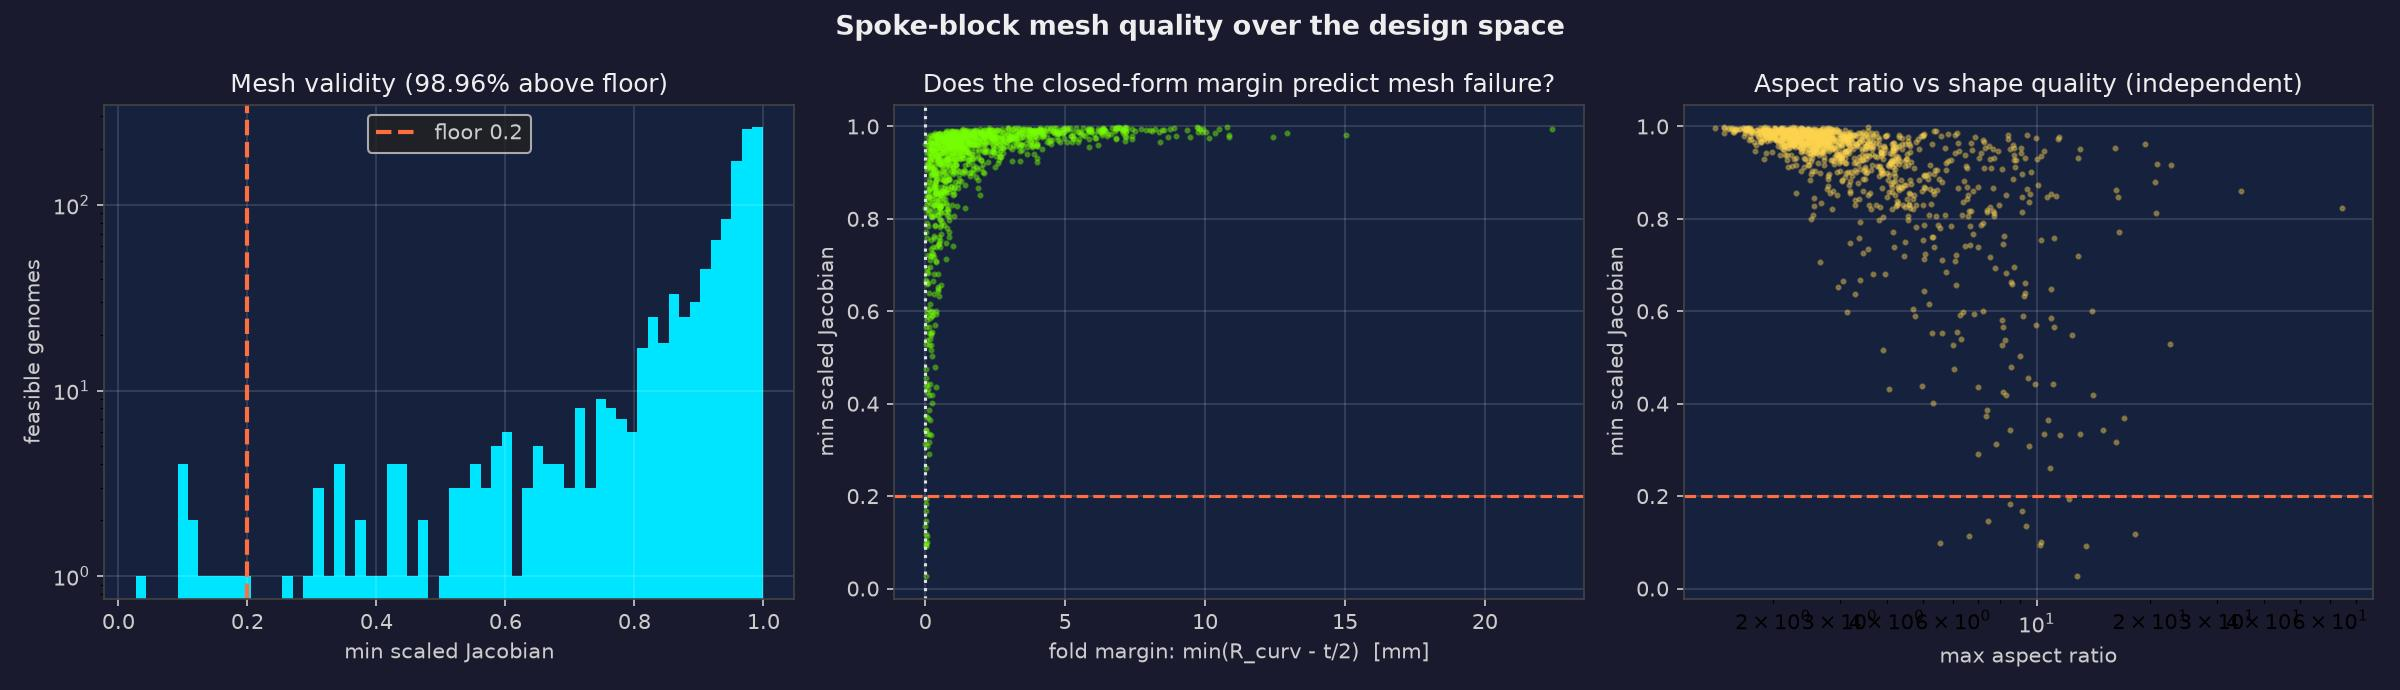

Source code (Python):
"""
=============================================================================
  STUDY — MESH QUALITY ACROSS THE DESIGN SPACE          (M2 gate)
=============================================================================
Runs BEFORE the FE solver exists, on purpose.

A mesh that inverts for some genomes does not announce itself: the solve still returns
numbers, the optimizer still descends, and the answer is quietly wrong in a region of
the design space nobody looked at.  The optimizer will then find that region, because
a negative-Jacobian element contributes negative stiffness and looks like free
compliance.  So the acceptance criterion is fixed in advance:

    > 98 % of the FEASIBLE design space must have minimum scaled Jacobian > 0.2

WHAT "FEASIBLE" HAS TO MEAN, AND WHY THAT IS THE FINDING
--------------------------------------------------------
Two definitions are reported side by side, because which one is right is the question
this study answers rather than assumes:

  `feasible_geom`  what `evaluate_design` already enforces — x-ordering and hub
                   crowding (wheel_fea.py:550).
  `meshable`       that, plus a positive fold margin: min(R_curvature - t/2) > 0.

Under the first definition the gate fails outright — roughly half of the genomes the
existing constraints admit have inverted elements.  That is not a meshing defect: the
offset band genuinely turns inside out when the outward offset passes the centre of
curvature, and the mesh is faithfully reporting it.  The existing constraint set is
simply incomplete, and `wheel_fea`'s `smoothness` term was only ever an indirect proxy
for the missing one (wheel_fea.py:596-598 says as much).

So the study also measures whether the closed-form margin PREDICTS inversion.  If it
does, the optimizer can be kept out of the folded region by an analytic barrier costing
one curvature evaluation, with no mesh in the loop — which is the cheapest possible
form of the fix.

    .venv-opt/bin/python study_mesh_quality.py --samples 2000

Writes `study_mesh_quality.json` and, with matplotlib available, a diagnostic figure.
=============================================================================
"""

import argparse
import json
import os
import time

import numpy as np

import wheel_fea as W
import wheel_genome as GN
import wheel_mesh as M

HERE = os.path.dirname(os.path.abspath(__file__))

MIN_SJ_ACCEPT = 0.2          # scaled-Jacobian floor for a usable element
ACCEPT_FRACTION = 0.98       # of the feasible space


def latin_hypercube(n, low, high, seed=0):
    """Stratified sample of the gene box.

    Latin hypercube rather than uniform: with 14 dimensions and only a couple of
    thousand samples, plain uniform sampling leaves large unvisited slabs in every
    single coordinate, which is exactly where an untested genome would come from.
    """
    try:
        from scipy.stats import qmc
        u = qmc.LatinHypercube(d=len(low), seed=seed).random(n)
    except ImportError:                                    # pragma: no cover
        rng = np.random.default_rng(seed)
        u = (rng.permuted(np.tile(np.arange(n), (len(low), 1)), axis=1).T
             + rng.random((n, len(low)))) / n
    return low + u * (high - low)


def fold_margin(vec, cfg):
    """min(radius of curvature - half thickness), the closed-form fold predictor.

    Negative means the outward offset has passed the centre of curvature, so the flank
    turns inside out.  Computable without meshing, which is the point: if it predicts
    mesh inversion reliably it can serve directly as the optimizer's barrier.
    """
    import wheel_geometry as G
    curve, ctrl = G.bezier_centerline(*[vec[i] for i in range(8)],
                                      span_mm=W.HUB_RIM_SPAN_MM,
                                      num_points=cfg.n_curve)
    return float(G.self_intersection_margin(curve, ctrl, *[vec[i] for i in range(8, 12)],
                                            num_points=cfg.n_curve))


def evaluate_one(vec, cfg, conn):
    """Mesh one genome and record everything the gate needs.

    Two notions of feasible, kept separate on purpose:

    `feasible_geom` is what `evaluate_design` already enforces — x-ordering and hub
    crowding (wheel_fea.py:550).  `meshable` adds the fold constraint.  Reporting both
    is what shows whether the existing constraint set is sufficient, which is the
    question this study actually exists to answer.
    """
    _, loss = W.evaluate_design(vec)
    feasible_geom = loss["x_order"] == 0.0 and loss["hub_overlap"] == 0.0
    margin = fold_margin(vec, cfg)
    X = M.spoke_block_coords_from_vector(vec, cfg, W.HUB_RIM_SPAN_MM)
    q = M.quality_report(M.flatten(X), conn)
    return {
        "feasible_geom": bool(feasible_geom),
        "meshable": bool(feasible_geom and margin > 0.0),
        "min_sj": q["min_scaled_jacobian"],
        "n_inverted": q["n_inverted"],
        "max_ar": q["max_aspect_ratio"],
        "area": q["total_area_mm2"],
        "fold_margin": margin,
        "x_order": loss["x_order"],
        "hub_overlap": loss["hub_overlap"],
        "genes": [float(g) for g in vec],
    }


def sweep(target_feasible, cfg_name, seed, extra_vectors=(), max_draws=400_000):
    """Draw until `target_feasible` GEOMETRICALLY FEASIBLE genomes have been meshed.

    Targeting feasible samples rather than raw draws is what gives the gate its
    statistical power: only a few percent of the raw gene box satisfies x-ordering, so
    a fixed raw budget would leave far too few feasible samples to resolve a 2%
    criterion.
    """
    cfg = M.get_config(cfg_name)
    conn = M.spoke_block_connectivity(cfg)
    low, high, _ = GN.bounds_arrays(W.GENE_SPACE)

    rows, n_feasible, draws, batch = [], 0, 0, 0
    t0 = time.perf_counter()
    while n_feasible < target_feasible and draws < max_draws:
        for vec in latin_hypercube(4096, low, high, seed=seed + batch):
            row = evaluate_one(vec, cfg, conn)
            draws += 1
            rows.append(row)
            n_feasible += row["feasible_geom"]
            if n_feasible >= target_feasible:
                break
        batch += 1
        print(f"    {draws} drawn, {n_feasible} feasible "
              f"({time.perf_counter() - t0:.1f}s)")

    for vec in extra_vectors:
        rows.append(evaluate_one(np.asarray(vec, dtype=float), cfg, conn))
    return cfg, rows


def _fraction_above_floor(rows):
    if not rows:
        return 0.0, np.array([])
    sj = np.array([r["min_sj"] for r in rows])
    return float((sj > MIN_SJ_ACCEPT).mean()), sj


def summarize(cfg, rows):
    geom = [r for r in rows if r["feasible_geom"]]
    mesh = [r for r in rows if r["meshable"]]

    frac_geom, _ = _fraction_above_floor(geom)
    frac_mesh, sj_mesh = _fraction_above_floor(mesh)

    # Does the closed-form margin predict mesh inversion?  If it does, the optimizer
    # can be kept out of the folded region for the cost of one analytic evaluation,
    # with no mesh in the loop.
    pred = np.array([r["fold_margin"] < 0.0 for r in geom])
    bad = np.array([r["min_sj"] <= MIN_SJ_ACCEPT for r in geom])
    confusion = {
        "true_positive": int((pred & bad).sum()),
        "false_positive": int((pred & ~bad).sum()),
        "false_negative": int((~pred & bad).sum()),
        "true_negative": int((~pred & ~bad).sum()),
    }

    # A margin of exactly 0 is the fold point, but element quality is already degrading
    # as it is approached.  Sweep the threshold to find what the barrier should actually
    # require, rather than assuming the mathematical boundary is the useful one.
    all_m = np.array([r["fold_margin"] for r in geom])
    all_sj = np.array([r["min_sj"] for r in geom])
    thresholds = []
    for th in (0.0, 0.05, 0.1, 0.2, 0.3, 0.5, 1.0):
        rejected = all_m < th
        bad = all_sj <= MIN_SJ_ACCEPT
        kept = ~rejected
        thresholds.append({
            "threshold_mm": th,
            "missed_bad_meshes": int((kept & bad).sum()),
            "false_alarms": int((rejected & ~bad).sum()),
            "designs_kept": int(kept.sum()),
            "frac_above_floor_among_kept":
                float((all_sj[kept] > MIN_SJ_ACCEPT).mean()) if kept.any() else 0.0,
        })

    summary = {
        "config": cfg.name,
        "fold_margin_threshold_sweep": thresholds,
        "n_span": cfg.n_span,
        "n_thick": cfg.n_thick,
        "order": cfg.order,
        "n_samples": len(rows),
        "n_feasible_geom": len(geom),
        "n_meshable": len(mesh),
        "geom_feasible_fraction": len(geom) / len(rows),
        "min_sj_accept": MIN_SJ_ACCEPT,
        "accept_fraction_required": ACCEPT_FRACTION,
        # The gate, under both feasibility definitions.
        "frac_above_floor_geom_feasible": frac_geom,
        "frac_above_floor_meshable": frac_mesh,
        "passes_gate_geom_only": bool(frac_geom >= ACCEPT_FRACTION),
        "passes_gate_with_fold_constraint": bool(frac_mesh >= ACCEPT_FRACTION),
        "fold_margin_predicts_inversion": confusion,
        "n_inverted_any": int(sum(r["n_inverted"] > 0 for r in mesh)),
    }
    if sj_mesh.size:
        summary["sj_percentiles_meshable"] = {
            p: float(np.percentile(sj_mesh, p)) for p in (0, 1, 5, 25, 50)
        }
        summary["worst_sj_meshable"] = float(sj_mesh.min())
        summary["max_aspect_over_meshable"] = float(max(r["max_ar"] for r in mesh))
    return summary


def main():
    ap = argparse.ArgumentParser(description=__doc__)
    ap.add_argument("--samples", type=int, default=2000,
                    help="target number of GEOMETRICALLY FEASIBLE genomes to mesh")
    ap.add_argument("--config", default="coarse")
    ap.add_argument("--seed", type=int, default=0)
    ap.add_argument("--out", default="study_mesh_quality.json")
    ap.add_argument("--no-plot", action="store_true")
    ap.add_argument("--rows", metavar="PATH",
                    help="also dump every sampled genome and its metrics here.  Off by "
                         "default: at the gate's 2000 feasible genomes that is 45769 "
                         "raw draws and 28 MB of JSON, and it is exactly reproducible "
                         "from --seed, so it is regenerated rather than committed.  "
                         "The summary is the artifact.")
    args = ap.parse_args()

    print("=" * 70)
    print(f"  MESH QUALITY SWEEP — {args.samples} feasible genomes, "
          f"config {args.config!r}")
    print(f"  gate: >{ACCEPT_FRACTION:.0%} of the feasible space with "
          f"minSJ > {MIN_SJ_ACCEPT}")
    print("=" * 70)

    # Always include the shipped design, so a regression there can never be averaged
    # away by a couple of thousand random samples.
    rec = GN.load_record(os.path.join(HERE, "best_solution.json"))
    shipped = GN.genes_to_vector(rec["genes"])

    cfg, rows = sweep(args.samples, args.config, args.seed, extra_vectors=[shipped])
    summary = summarize(cfg, rows)

    print(f"\n  drawn                        : {summary['n_samples']}")
    print(f"  geometrically feasible       : {summary['n_feasible_geom']}"
          f"  ({summary['geom_feasible_fraction']:.1%} of draws)")
    print(f"  ...of which meshable         : {summary['n_meshable']}"
          f"  (fold margin > 0)")

    c = summary["fold_margin_predicts_inversion"]
    print(f"\n  Does the closed-form fold margin predict mesh inversion?")
    print(f"    margin<0 and minSJ<=floor  : {c['true_positive']:6d}")
    print(f"    margin<0 but mesh fine     : {c['false_positive']:6d}   (false alarm)")
    print(f"    margin>=0 but mesh bad     : {c['false_negative']:6d}   "
          f"<-- UNEXPLAINED, these would be silent")
    print(f"    margin>=0 and mesh fine    : {c['true_negative']:6d}")

    print(f"\n  minSJ > {MIN_SJ_ACCEPT} over...")
    print(f"    geometric feasibility only : "
          f"{summary['frac_above_floor_geom_feasible']:.2%}  -> "
          f"{'PASS' if summary['passes_gate_geom_only'] else 'FAIL'}")
    print(f"    + the fold constraint      : "
          f"{summary['frac_above_floor_meshable']:.2%}  -> "
          f"{'PASS' if summary['passes_gate_with_fold_constraint'] else 'FAIL'}")
    if "sj_percentiles_meshable" in summary:
        print(f"\n  meshable minSJ percentiles : "
              + "  ".join(f"p{p}={v:.3f}"
                          for p, v in summary["sj_percentiles_meshable"].items()))
        print(f"  worst minSJ (meshable)     : {summary['worst_sj_meshable']:.4f}")
        print(f"  max aspect ratio           : {summary['max_aspect_over_meshable']:.1f}")

    print(f"\n  What should the barrier actually require?")
    print(f"    {'margin >':>10s} {'missed':>7s} {'false alarm':>12s} "
          f"{'kept':>6s} {'minSJ ok':>9s}")
    for t in summary["fold_margin_threshold_sweep"]:
        print(f"    {t['threshold_mm']:10.2f} {t['missed_bad_meshes']:7d} "
              f"{t['false_alarms']:12d} {t['designs_kept']:6d} "
              f"{t['frac_above_floor_among_kept']:8.2%}")

    print(f"\n  GATE: "
          f"{'PASS' if summary['passes_gate_with_fold_constraint'] else 'FAIL'}"
          f"  (with the fold constraint in the feasible set)")

    out = os.path.join(HERE, args.out)
    with open(out, "w") as fh:
        json.dump({"summary": summary,
                   "shipped_genome_hash": rec["_hash"],
                   "provenance": {"samples": args.samples, "config": args.config,
                                  "seed": args.seed, "n_rows": len(rows)}},
                  fh, indent=1)
    print(f"  wrote {out}")

    if args.rows:
        with open(args.rows, "w") as fh:
            json.dump(rows, fh)
        print(f"  wrote {args.rows}  ({len(rows)} rows)")

    if not args.no_plot:
        try:
            _plot(rows, summary, os.path.splitext(out)[0] + ".jpg")
        except Exception as exc:                            # pragma: no cover
            print(f"  (plot skipped: {exc})")

    return 0 if summary["passes_gate_with_fold_constraint"] else 1


def _plot(rows, summary, path):
    import matplotlib
    matplotlib.use("Agg")
    import matplotlib.pyplot as plt

    feas = [r for r in rows if r["meshable"]]
    sj = np.array([r["min_sj"] for r in feas])
    fm = np.array([r["fold_margin"] for r in feas])
    ar = np.array([r["max_ar"] for r in feas])

    fig, axes = plt.subplots(1, 3, figsize=(16, 4.6))
    fig.patch.set_facecolor("#1a1a2e")
    for ax in axes:
        ax.set_facecolor("#16213e")
        ax.tick_params(colors="#ccc")
        for sp in ax.spines.values():
            sp.set_edgecolor("#444")
        ax.xaxis.label.set_color("#ccc")
        ax.yaxis.label.set_color("#ccc")
        ax.title.set_color("#eee")
        ax.grid(alpha=0.15, color="white")

    ax = axes[0]
    ax.hist(sj, bins=60, color="#00e5ff")
    ax.axvline(MIN_SJ_ACCEPT, color="#ff6e40", ls="--", lw=2, label="floor 0.2")
    ax.set_yscale("log")
    ax.set_xlabel("min scaled Jacobian")
    ax.set_ylabel("feasible genomes")
    ax.set_title(f"Mesh validity ({summary['frac_above_floor_meshable']:.2%} above floor)")
    ax.legend(facecolor="#222", labelcolor="#ccc")

    ax = axes[1]
    ax.scatter(fm, sj, s=4, alpha=0.35, color="#76ff03")
    ax.axhline(MIN_SJ_ACCEPT, color="#ff6e40", ls="--", lw=1.5)
    ax.axvline(0.0, color="#e0e0e0", ls=":", lw=1.5)
    ax.set_xlabel("fold margin: min(R_curv - t/2)  [mm]")
    ax.set_ylabel("min scaled Jacobian")
    ax.set_title("Does the closed-form margin predict mesh failure?")

    ax = axes[2]
    ax.scatter(ar, sj, s=4, alpha=0.35, color="#ffd54f")
    ax.axhline(MIN_SJ_ACCEPT, color="#ff6e40", ls="--", lw=1.5)
    ax.set_xscale("log")
    ax.set_xlabel("max aspect ratio")
    ax.set_ylabel("min scaled Jacobian")
    ax.set_title("Aspect ratio vs shape quality (independent)")

    fig.suptitle("Spoke-block mesh quality over the design space",
                 color="#eee", fontsize=13, fontweight="bold")
    fig.tight_layout()
    fig.savefig(path, dpi=150, facecolor=fig.get_facecolor())
    print(f"  wrote {path}")


if __name__ == "__main__":
    raise SystemExit(main())
